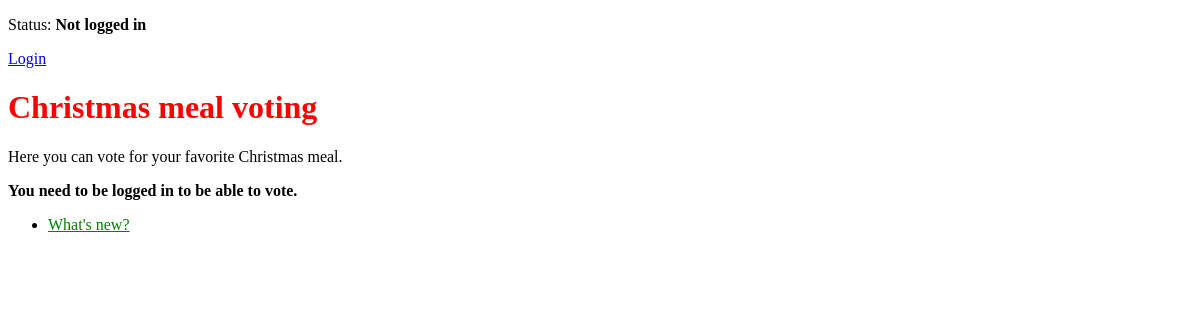
/, run on an earlier commit of the app's database.
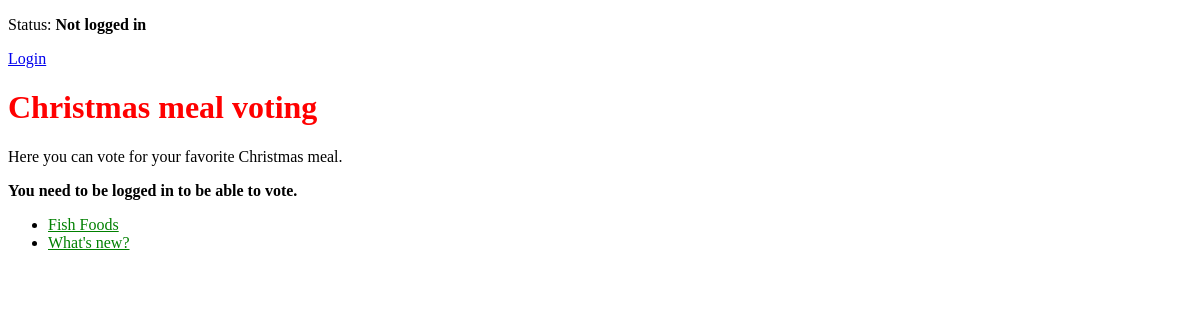
And on a later commit of the database.
### polls/models.py (models this page shows, shortened)
class Question(models.Model):
    question_text = models.CharField(max_length=200)
    pub_date = models.DateTimeField('date published')
    def was_published_recently(self):
        now = timezone.now()
        return now - datetime.timedelta(days=1) <= self.pub_date <= now
    was_published_recently.admin_order_field = 'pub_date'
    was_published_recently.boolean = True
    was_published_recently.short_description = 'Published recently?'

### polls/views.py (the view)
# urls.py: path('', IndexView.as_view(), name='home'),
class IndexView(generic.ListView):
    template_name = 'polls/index.html'
    context_object_name = 'latest_question_list'
    def get_queryset(self):
        return Question.objects.filter(
            pub_date__lte=timezone.now()
        ).order_by('-pub_date')[:5]

### polls/templates/polls/index.html (shortened to what this page needs)
<!DOCTYPE html>
<html lang="en">
<head>
</head>
<body>
    {% load static %}
    <link rel="stylesheet" type="text/css" href="{% static 'polls/style.css' %}" >
    {% if user.is_authenticated %}
        <p>Status: <strong>Logged in</strong> ({{ user.username }})</p>
        <form method="post" action="{% url 'logout' %}">
            {% csrf_token %}
            <button type="submit">Logout</button>
        </form>
    {% else %}
        <p>Status: <strong>Not logged in</strong></p>
        <a href="{% url 'login' %}">Login</a>
    {% endif %}
    <h1>Christmas meal voting</h1>
    <p>Here you can vote for your favorite Christmas meal.</p>
    <strong>You need to be logged in to be able to vote.</strong>
    {% if latest_question_list %}
        <ul>
        {% for question in latest_question_list %}
            <li><a href="{% url 'polls:detail' question.id %}">{{ question.question_text }}</a></li>
        {% endfor %}
        </ul>
    {% else %}
        <p>No polls are available.</p>
    {% endif %}
</body>
</html>

### polls/static/polls/style.css (style rules this page uses)
li a { color: green; }
h1 { color: red }

What changed in the data, as far as the page shows it:
added Question: question_text "Fish Foods"
